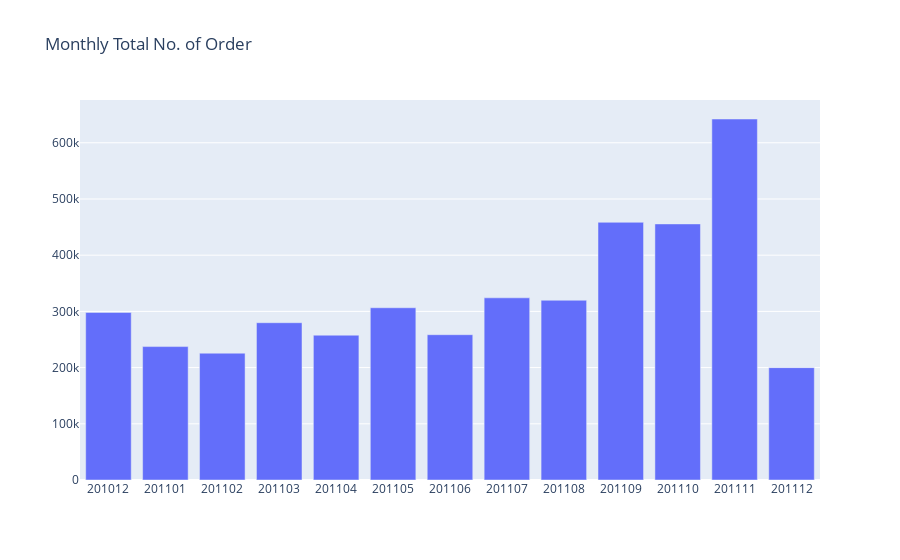

Notebook code cell kept with this figure:
### Code cell
# Visualization
plot_data = [
    go.Bar(
        x = data_monthly_sales['InvoiceYearMonth'],
        y = data_monthly_sales['Quantity'],
    )
]

plot_layout = go.Layout(
        xaxis = {"type": "category"},
        title = 'Monthly Total No. of Order'
    )

fig = go.Figure(data = plot_data, layout = plot_layout) 
pyoff.iplot(fig)

### Figure 1 — Plotly figure (JSON) as saved in the notebook; plotly's stock layout.template omitted (floating-point values rounded to 4 significant figures)
{"data": [{"type": "bar", "x": [201012, 201101, 201102, 201103, 201104, 201105, 201106, 201107, 201108, 201109, 201110, 201111, 201112], "y": [298101, 237381, 225641, 279843, 257666, 306452, 258522, 324129, 319804, 458490, 455612, 642281, 199907]}], "layout": {"title": {"text": "Monthly Total No. of Order"}, "xaxis": {"type": "category"}}}
